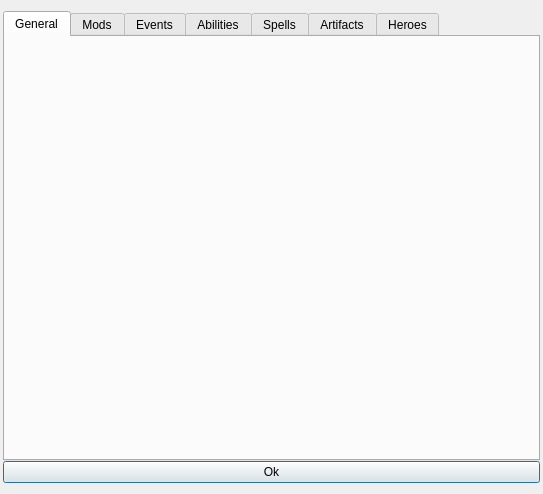
<?xml version='1.0' encoding='UTF-8'?>
<ui version="4.0">
 <class>MapSettings</class>
 <widget class="QDialog" name="MapSettings">
  <property name="windowModality">
   <enum>Qt::ApplicationModal</enum>
  </property>
  <property name="geometry">
   <rect>
    <x>0</x>
    <y>0</y>
    <width>543</width>
    <height>494</height>
   </rect>
  </property>
  <property name="sizePolicy">
   <sizepolicy hsizetype="MinimumExpanding" vsizetype="MinimumExpanding">
    <horstretch>0</horstretch>
    <verstretch>0</verstretch>
   </sizepolicy>
  </property>
  <property name="windowTitle">
   <string>Map settings</string>
  </property>
  <layout class="QVBoxLayout" name="verticalLayout_16">
   <property name="spacing">
    <number>0</number>
   </property>
   <property name="leftMargin">
    <number>3</number>
   </property>
   <property name="rightMargin">
    <number>3</number>
   </property>
   <item>
    <widget class="QTabWidget" name="tabWidget">
     <property name="currentIndex">
      <number>0</number>
     </property>
     <widget class="QWidget" name="tab">
      <attribute name="title">
       <string>General</string>
      </attribute>
      <layout class="QVBoxLayout" name="verticalLayout">
       <property name="leftMargin">
        <number>12</number>
       </property>
       <property name="rightMargin">
        <number>12</number>
       </property>
       <property name="bottomMargin">
        <number>3</number>
       </property>
       <item>
        <widget class="GeneralSettings" name="general" native="true"/>
       </item>
      </layout>
     </widget>
     <widget class="QWidget" name="tab_9">
      <attribute name="title">
       <string>Mods</string>
      </attribute>
      <layout class="QVBoxLayout" name="verticalLayout_8">
       <property name="leftMargin">
        <number>12</number>
       </property>
       <property name="rightMargin">
        <number>12</number>
       </property>
       <property name="bottomMargin">
        <number>3</number>
       </property>
       <item>
        <widget class="ModSettings" name="mods" native="true"/>
       </item>
      </layout>
     </widget>
     <widget class="QWidget" name="tab_6">
      <attribute name="title">
       <string>Events</string>
      </attribute>
      <layout class="QVBoxLayout" name="verticalLayout_6">
       <property name="leftMargin">
        <number>0</number>
       </property>
       <property name="rightMargin">
        <number>0</number>
       </property>
       <property name="bottomMargin">
        <number>0</number>
       </property>
       <item>
        <widget class="QTabWidget" name="tabWidget_2">
         <property name="currentIndex">
          <number>0</number>
         </property>
         <widget class="QWidget" name="tab_7">
          <attribute name="title">
           <string>Victory</string>
          </attribute>
          <layout class="QVBoxLayout" name="verticalLayout_7">
           <property name="leftMargin">
            <number>12</number>
           </property>
           <property name="rightMargin">
            <number>12</number>
           </property>
           <property name="bottomMargin">
            <number>12</number>
           </property>
           <item>
            <widget class="VictoryConditions" name="victory" native="true"/>
           </item>
          </layout>
         </widget>
         <widget class="QWidget" name="tab_8">
          <attribute name="title">
           <string>Loss</string>
          </attribute>
          <layout class="QVBoxLayout" name="verticalLayout_10">
           <property name="leftMargin">
            <number>12</number>
           </property>
           <property name="rightMargin">
            <number>12</number>
           </property>
           <property name="bottomMargin">
            <number>12</number>
           </property>
           <item>
            <widget class="LoseConditions" name="lose" native="true"/>
           </item>
          </layout>
         </widget>
         <widget class="QWidget" name="tab_10">
          <attribute name="title">
           <string>Timed</string>
          </attribute>
          <layout class="QVBoxLayout" name="verticalLayout_15">
           <property name="leftMargin">
            <number>12</number>
           </property>
           <property name="rightMargin">
            <number>12</number>
           </property>
           <property name="bottomMargin">
            <number>12</number>
           </property>
           <item>
            <widget class="EventSettings" name="events" native="true"/>
           </item>
          </layout>
         </widget>
         <widget class="QWidget" name="tab_11">
          <attribute name="title">
           <string>Rumors</string>
          </attribute>
          <layout class="QVBoxLayout" name="verticalLayout_9">
           <property name="leftMargin">
            <number>12</number>
           </property>
           <property name="rightMargin">
            <number>12</number>
           </property>
           <property name="bottomMargin">
            <number>12</number>
           </property>
           <item>
            <widget class="RumorSettings" name="rumors" native="true"/>
           </item>
          </layout>
         </widget>
        </widget>
       </item>
      </layout>
     </widget>
     <widget class="QWidget" name="tab_2">
      <attribute name="title">
       <string>Abilities</string>
      </attribute>
      <layout class="QVBoxLayout" name="verticalLayout_2">
       <property name="leftMargin">
        <number>12</number>
       </property>
       <property name="rightMargin">
        <number>12</number>
       </property>
       <property name="bottomMargin">
        <number>12</number>
       </property>
       <item>
        <widget class="QListWidget" name="listAbilities">
         <property name="horizontalScrollMode">
          <enum>QAbstractItemView::ScrollPerItem</enum>
         </property>
         <property name="isWrapping" stdset="0">
          <bool>true</bool>
         </property>
         <property name="resizeMode">
          <enum>QListView::Adjust</enum>
         </property>
         <property name="layoutMode">
          <enum>QListView::Batched</enum>
         </property>
         <property name="batchSize">
          <number>30</number>
         </property>
        </widget>
       </item>
      </layout>
     </widget>
     <widget class="QWidget" name="tab_3">
      <attribute name="title">
       <string>Spells</string>
      </attribute>
      <layout class="QVBoxLayout" name="verticalLayout_3">
       <property name="leftMargin">
        <number>12</number>
       </property>
       <property name="rightMargin">
        <number>12</number>
       </property>
       <property name="bottomMargin">
        <number>12</number>
       </property>
       <item>
        <widget class="QListWidget" name="listSpells">
         <property name="editTriggers">
          <set>QAbstractItemView::NoEditTriggers</set>
         </property>
         <property name="horizontalScrollMode">
          <enum>QAbstractItemView::ScrollPerItem</enum>
         </property>
         <property name="isWrapping" stdset="0">
          <bool>true</bool>
         </property>
         <property name="layoutMode">
          <enum>QListView::Batched</enum>
         </property>
         <property name="batchSize">
          <number>30</number>
         </property>
        </widget>
       </item>
      </layout>
     </widget>
     <widget class="QWidget" name="tab_4">
      <attribute name="title">
       <string>Artifacts</string>
      </attribute>
      <layout class="QVBoxLayout" name="verticalLayout_4">
       <property name="leftMargin">
        <number>12</number>
       </property>
       <property name="rightMargin">
        <number>12</number>
       </property>
       <property name="bottomMargin">
        <number>12</number>
       </property>
       <item>
        <widget class="QListWidget" name="listArts">
         <property name="editTriggers">
          <set>QAbstractItemView::NoEditTriggers</set>
         </property>
         <property name="horizontalScrollMode">
          <enum>QAbstractItemView::ScrollPerItem</enum>
         </property>
         <property name="isWrapping" stdset="0">
          <bool>true</bool>
         </property>
         <property name="layoutMode">
          <enum>QListView::Batched</enum>
         </property>
         <property name="batchSize">
          <number>30</number>
         </property>
        </widget>
       </item>
      </layout>
     </widget>
     <widget class="QWidget" name="tab_5">
      <attribute name="title">
       <string>Heroes</string>
      </attribute>
      <layout class="QVBoxLayout" name="verticalLayout_5">
       <property name="leftMargin">
        <number>12</number>
       </property>
       <property name="rightMargin">
        <number>12</number>
       </property>
       <property name="bottomMargin">
        <number>12</number>
       </property>
       <item>
        <widget class="QListWidget" name="listHeroes">
         <property name="editTriggers">
          <set>QAbstractItemView::NoEditTriggers</set>
         </property>
         <property name="horizontalScrollMode">
          <enum>QAbstractItemView::ScrollPerItem</enum>
         </property>
         <property name="isWrapping" stdset="0">
          <bool>true</bool>
         </property>
         <property name="layoutMode">
          <enum>QListView::Batched</enum>
         </property>
         <property name="batchSize">
          <number>30</number>
         </property>
        </widget>
       </item>
      </layout>
     </widget>
    </widget>
   </item>
   <item>
    <widget class="QPushButton" name="pushButton">
     <property name="text">
      <string>Ok</string>
     </property>
    </widget>
   </item>
  </layout>
 </widget>
 <customwidgets>
  <customwidget>
   <class>GeneralSettings</class>
   <extends>QWidget</extends>
   <header>mapsettings/generalsettings.h</header>
   <container>1</container>
  </customwidget>
  <customwidget>
   <class>ModSettings</class>
   <extends>QWidget</extends>
   <header>mapsettings/modsettings.h</header>
   <container>1</container>
  </customwidget>
  <customwidget>
   <class>VictoryConditions</class>
   <extends>QWidget</extends>
   <header>mapsettings/victoryconditions.h</header>
   <container>1</container>
  </customwidget>
  <customwidget>
   <class>LoseConditions</class>
   <extends>QWidget</extends>
   <header>mapsettings/loseconditions.h</header>
   <container>1</container>
  </customwidget>
  <customwidget>
   <class>EventSettings</class>
   <extends>QWidget</extends>
   <header>mapsettings/eventsettings.h</header>
   <container>1</container>
  </customwidget>
  <customwidget>
   <class>RumorSettings</class>
   <extends>QWidget</extends>
   <header>mapsettings/rumorsettings.h</header>
   <container>1</container>
  </customwidget>
 </customwidgets>
 <resources/>
 <connections/>
</ui>
